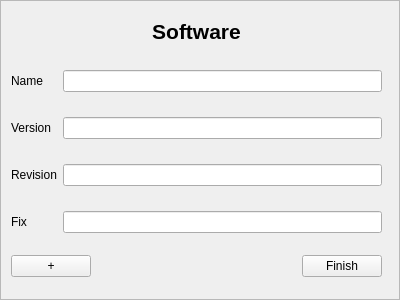
<?xml version="1.0" encoding="UTF-8"?>
<ui version="4.0">
 <class>SoftwareInputArea</class>
 <widget class="QScrollArea" name="SoftwareInputArea">
  <property name="geometry">
   <rect>
    <x>0</x>
    <y>0</y>
    <width>400</width>
    <height>300</height>
   </rect>
  </property>
  <property name="windowTitle">
   <string>ScrollArea</string>
  </property>
  <property name="widgetResizable">
   <bool>true</bool>
  </property>
  <widget class="QWidget" name="scrollAreaWidgetContents">
   <property name="geometry">
    <rect>
     <x>0</x>
     <y>0</y>
     <width>398</width>
     <height>298</height>
    </rect>
   </property>
   <widget class="QWidget" name="verticalLayoutWidget">
    <property name="geometry">
     <rect>
      <x>10</x>
      <y>10</y>
      <width>371</width>
      <height>41</height>
     </rect>
    </property>
    <layout class="QVBoxLayout" name="verticalLayout">
     <item>
      <widget class="QLabel" name="label">
       <property name="font">
        <font>
         <pointsize>16</pointsize>
         <weight>75</weight>
         <bold>true</bold>
        </font>
       </property>
       <property name="text">
        <string>Software</string>
       </property>
       <property name="alignment">
        <set>Qt::AlignCenter</set>
       </property>
      </widget>
     </item>
    </layout>
   </widget>
   <widget class="QWidget" name="gridLayoutWidget">
    <property name="geometry">
     <rect>
      <x>10</x>
      <y>50</y>
      <width>371</width>
      <height>201</height>
     </rect>
    </property>
    <layout class="QGridLayout" name="gridLayout">
     <item row="1" column="2">
      <widget class="QLineEdit" name="lineEdit_2"/>
     </item>
     <item row="0" column="2">
      <widget class="QLineEdit" name="lineEdit"/>
     </item>
     <item row="2" column="0">
      <widget class="QLabel" name="label_4">
       <property name="text">
        <string>Revision</string>
       </property>
      </widget>
     </item>
     <item row="1" column="0">
      <widget class="QLabel" name="label_3">
       <property name="text">
        <string>Version</string>
       </property>
      </widget>
     </item>
     <item row="2" column="2">
      <widget class="QLineEdit" name="lineEdit_3"/>
     </item>
     <item row="0" column="0">
      <widget class="QLabel" name="label_2">
       <property name="text">
        <string>Name</string>
       </property>
      </widget>
     </item>
     <item row="3" column="0">
      <widget class="QLabel" name="label_5">
       <property name="text">
        <string>Fix</string>
       </property>
      </widget>
     </item>
     <item row="3" column="2">
      <widget class="QLineEdit" name="lineEdit_4"/>
     </item>
    </layout>
   </widget>
   <widget class="QWidget" name="verticalLayoutWidget_2">
    <property name="geometry">
     <rect>
      <x>10</x>
      <y>249</y>
      <width>371</width>
      <height>32</height>
     </rect>
    </property>
    <layout class="QHBoxLayout" name="horizontalLayout">
     <item>
      <widget class="QPushButton" name="pushButton">
       <property name="text">
        <string>+</string>
       </property>
      </widget>
     </item>
     <item>
      <spacer name="horizontalSpacer">
       <property name="orientation">
        <enum>Qt::Horizontal</enum>
       </property>
       <property name="sizeHint" stdset="0">
        <size>
         <width>40</width>
         <height>20</height>
        </size>
       </property>
      </spacer>
     </item>
     <item>
      <widget class="QPushButton" name="pushButton_2">
       <property name="text">
        <string>Finish</string>
       </property>
      </widget>
     </item>
    </layout>
   </widget>
  </widget>
 </widget>
 <resources/>
 <connections/>
</ui>
